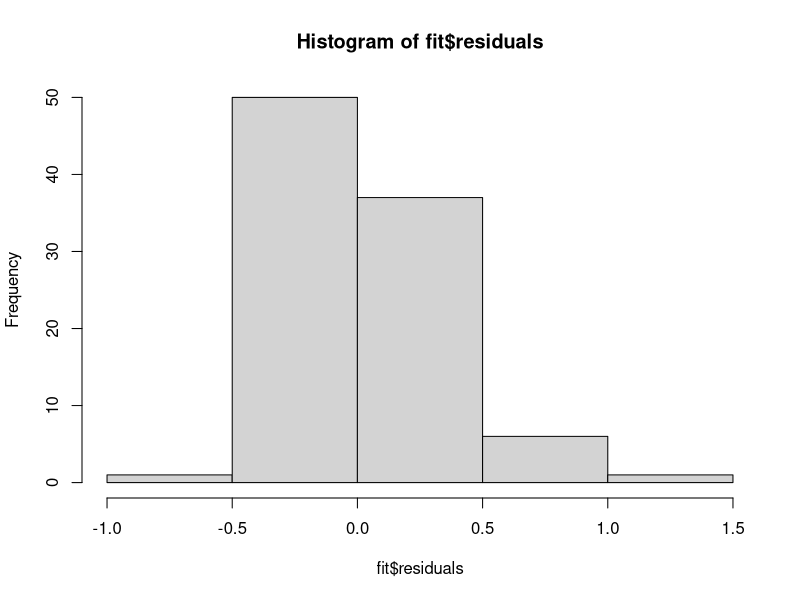

The R source for this figure:
library(forecast)

setwd('/Users/transferwise/user_growth_model/Other models')
db <-  read.csv('ready_data.csv')
names(db)
ext_reg <- c('d_WNU', 'lag1_d_WNU', 'd_avg_rate')

fit <- arima(db$d_WNU_GBPINR, c(1,0,1), xreg = db[ext_reg])
db$residuals <- fit$residuals
db$fitted <- fitted(fit)
db
hist(fit$residuals)

